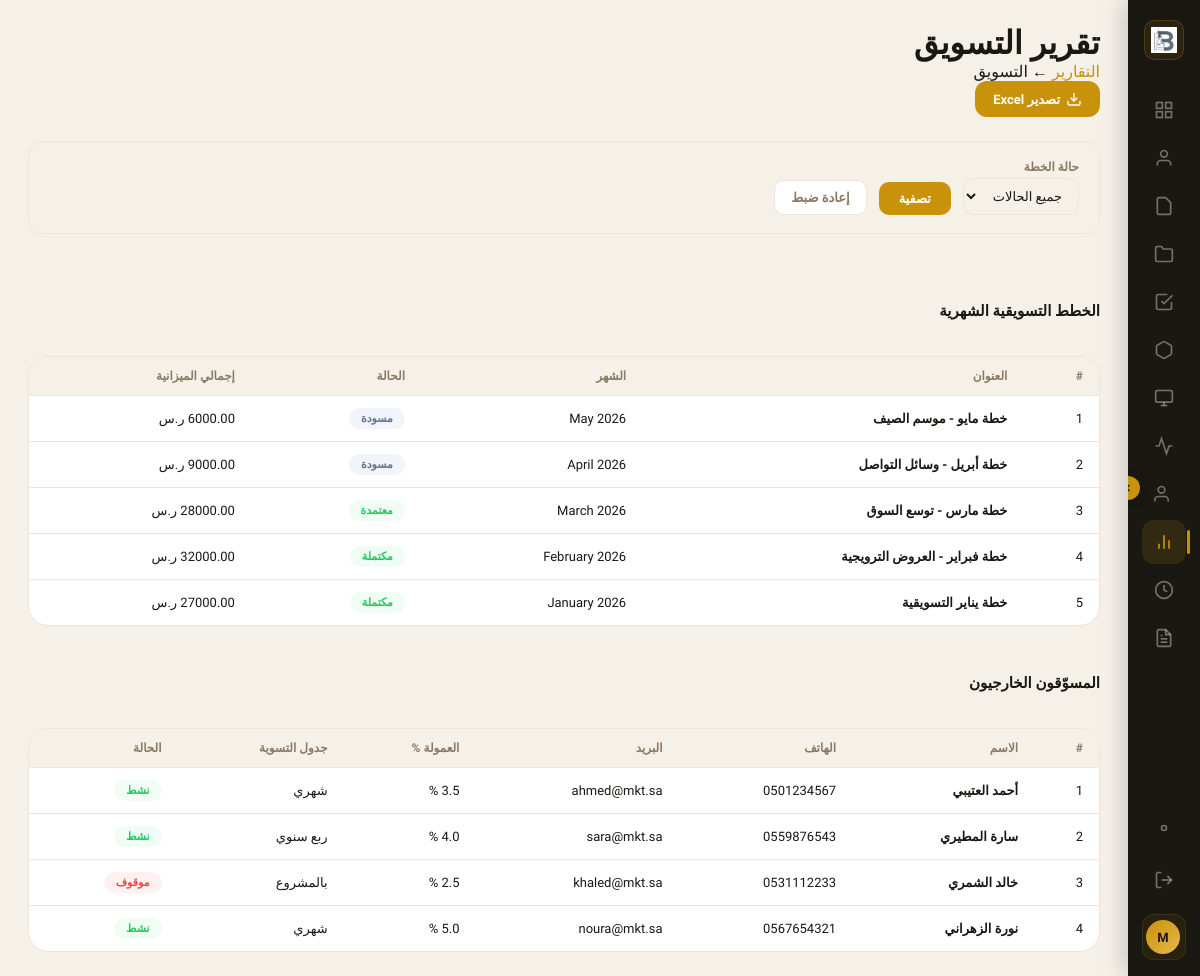
The page /reports/marketing/ (signed in) on the database its author committed.
### company/models.py (models this page shows, shortened)
class CompanySettings(models.Model):
    company_logo    = models.ImageField(upload_to='company/', blank=True, null=True)
    company_name_ar = models.CharField(max_length=255, blank=True)
    company_name_en = models.CharField(max_length=255, blank=True)
    unified_number  = models.CharField(max_length=20, blank=True)
    cr_number       = models.CharField(max_length=20, blank=True)
    cr_issue_date   = models.DateField(blank=True, null=True)
    municipality_license = models.CharField(max_length=100, blank=True)
    tax_registration_number = models.CharField(max_length=50, blank=True)
    facility_address     = models.TextField(blank=True)
    address_building_number = models.CharField(max_length=20, blank=True)
    address_street       = models.CharField(max_length=255, blank=True)
    address_district     = models.CharField(max_length=255, blank=True)
    address_city         = models.CharField(max_length=100, blank=True)
    address_postal_code  = models.CharField(max_length=10, blank=True)
    manager_name        = models.CharField(max_length=255, blank=True)
    manager_nationality = models.CharField(max_length=100, blank=True)
    manager_id          = models.CharField(max_length=50, blank=True)
    manager_mobile      = models.CharField(max_length=20, blank=True)
    manager_email       = models.EmailField(blank=True)
    pr_mobile         = models.CharField(max_length=20, blank=True)
    pr_email          = models.EmailField(blank=True)
    marketing_mobile  = models.CharField(max_length=20, blank=True)
    marketing_email   = models.EmailField(blank=True)
    hr_email          = models.EmailField(blank=True)
    instagram      = models.URLField(blank=True)
    tiktok         = models.URLField(blank=True)
    facebook       = models.URLField(blank=True)
    youtube        = models.URLField(blank=True)
    twitter        = models.URLField(blank=True)
    snapchat       = models.URLField(blank=True)
    google_maps_link = models.URLField(blank=True)
    website_link   = models.URLField(blank=True)
    class Meta:
        verbose_name = 'إعدادات الشركة'

### marketing/models.py (models this page shows, shortened)
class MonthlyPlan(models.Model):
    STATUS_CHOICES = [
        ('draft', 'مسودة'),
        ('approved', 'معتمدة'),
        ('completed', 'مكتملة'),
    ]
    title      = models.CharField(max_length=200)
    month      = models.DateField()
    status     = models.CharField(max_length=20, choices=STATUS_CHOICES, default='draft')
    notes      = models.TextField(blank=True)
    created_by = models.ForeignKey(User, on_delete=models.SET_NULL, null=True, blank=True)
    created_at = models.DateTimeField(auto_now_add=True)
    class Meta:
        ordering = ['-month']
    @property
    def total_budget(self):
        return sum(b.amount for b in self.budgets.all())

class ExternalMarketer(models.Model):
    SCHEDULE_CHOICES = [
        ('monthly',   'شهري'),
        ('quarterly', 'ربع سنوي'),
        ('project',   'بالمشروع'),
    ]
    name                = models.CharField(max_length=200)
    phone               = models.CharField(max_length=20, blank=True)
    email               = models.EmailField(blank=True)
    bank                = models.CharField(max_length=100, blank=True)
    iban                = models.CharField(max_length=34, blank=True)
    commission_rate     = models.DecimalField(max_digits=5, decimal_places=2, default=0)
    settlement_schedule = models.CharField(max_length=20, choices=SCHEDULE_CHOICES, default='monthly')
    is_active           = models.BooleanField(default=True)
    notes               = models.TextField(blank=True)
    created_at          = models.DateTimeField(auto_now_add=True)

### reports/views.py (the view, shortened to what this page needs)
# urls.py: path('marketing/', views.report_marketing,  name='report_marketing'),
@login_required(login_url=LOGIN_URL)
def report_marketing(request):
    from marketing.models import MonthlyPlan, ExternalMarketer
    status = request.GET.get('status', '')
    export = request.GET.get('export', '')
    page   = int(request.GET.get('page', 1))
    STATUS_MAP = {'draft':'مسودة','approved':'معتمدة','completed':'مكتملة'}
    plans = MonthlyPlan.objects.prefetch_related('budgets').order_by('-month')
    if status: plans = plans.filter(status=status)
    marketers = ExternalMarketer.objects.all()
    page_obj, num_pages = _paginate(plans, page)
    return render(request, 'reports/report_marketing.html', {
        'page_obj': page_obj, 'num_pages': num_pages, 'page': page,
        'marketers': marketers, 'status': status, 'STATUS_MAP': STATUS_MAP,
    })

### reports/templates/reports/report_marketing.html (shortened to what this page needs)
{% load static %}
<!DOCTYPE html>
<html lang="ar" dir="rtl">
<head>
<link rel="stylesheet" href="{% static 'projects/css/dashboard.css' %}">
<link rel="stylesheet" href="{% static 'invoices/css/invoices.css' %}">
</head>
<body>
<aside class="sidebar" id="sidebar">
    <button class="sidebar-toggle" id="sidebarToggle"><svg width="12" height="12" viewBox="0 0 24 24" fill="none" stroke="currentColor" stroke-width="2.5"><polyline points="15 18 9 12 15 6"/></svg></button>
    <div class="sidebar-logo"><div class="logo-mark">{% if company and company.company_logo %}<img src="{{ company.company_logo.url }}" alt="">{% else %}<img src="{% static 'website/img/logo.png' %}" alt="باء البناء">{% endif %}</div><span class="logo-text">{{ company.company_name_ar|default:"باء البناء" }}</span></div>
    <nav class="sidebar-nav">
        <a href="{% url 'projects_dashboard' %}" class="nav-item"><svg width="20" height="20" viewBox="0 0 24 24" fill="none" stroke="currentColor" stroke-width="2"><rect x="3" y="3" width="7" height="7"/><rect x="14" y="3" width="7" height="7"/><rect x="14" y="14" width="7" height="7"/><rect x="3" y="14" width="7" height="7"/></svg><span class="nav-label">الرئيسية</span></a>
        <a href="{% url 'client_list' %}" class="nav-item"><svg width="20" height="20" viewBox="0 0 24 24" fill="none" stroke="currentColor" stroke-width="2"><path d="M20 21v-2a4 4 0 0 0-4-4H8a4 4 0 0 0-4 4v2"/><circle cx="12" cy="7" r="4"/></svg><span class="nav-label">العملاء</span></a>
        <a href="{% url 'invoices_home' %}" class="nav-item"><svg width="20" height="20" viewBox="0 0 24 24" fill="none" stroke="currentColor" stroke-width="2"><path d="M14 2H6a2 2 0 0 0-2 2v16a2 2 0 0 0 2 2h12a2 2 0 0 0 2-2V8z"/></svg><span class="nav-label">الفواتير</span></a>
        <a href="{% url 'project_list' %}" class="nav-item"><svg width="20" height="20" viewBox="0 0 24 24" fill="none" stroke="currentColor" stroke-width="2"><path d="M22 19a2 2 0 0 1-2 2H4a2 2 0 0 1-2-2V5a2 2 0 0 1 2-2h5l2 3h9a2 2 0 0 1 2 2z"/></svg><span class="nav-label">المشاريع</span></a>
        <a href="{% url 'task_list' %}" class="nav-item"><svg width="20" height="20" viewBox="0 0 24 24" fill="none" stroke="currentColor" stroke-width="2"><polyline points="9 11 12 14 22 4"/><path d="M21 12v7a2 2 0 0 1-2 2H5a2 2 0 0 1-2-2V5a2 2 0 0 1 2-2h11"/></svg><span class="nav-label">المهام</span></a>
        <a href="{% url 'inventory_home' %}" class="nav-item"><svg width="20" height="20" viewBox="0 0 24 24" fill="none" stroke="currentColor" stroke-width="2"><path d="M21 16V8a2 2 0 0 0-1-1.73l-7-4a2 2 0 0 0-2 0l-7 4A2 2 0 0 0 3 8v8a2 2 0 0 0 1 1.73l7 4a2 2 0 0 0 2 0l7-4A2 2 0 0 0 21 16z"/></svg><span class="nav-label">المخزون</span></a>
        <a href="{% url 'accounting_home' %}" class="nav-item"><svg width="20" height="20" viewBox="0 0 24 24" fill="none" stroke="currentColor" stroke-width="2"><rect x="2" y="3" width="20" height="14" rx="2"/><line x1="8" y1="21" x2="16" y2="21"/><line x1="12" y1="17" x2="12" y2="21"/></svg><span class="nav-label">المحاسبة</span></a>
        <a href="{% url 'marketing_home' %}" class="nav-item"><svg width="20" height="20" viewBox="0 0 24 24" fill="none" stroke="currentColor" stroke-width="2"><path d="M22 12h-4l-3 9L9 3l-3 9H2"/></svg><span class="nav-label">التسويق</span></a>
        <a href="{% url 'employee_list' %}" class="nav-item"><svg width="20" height="20" viewBox="0 0 24 24" fill="none" stroke="currentColor" stroke-width="2"><path d="M17 21v-2a4 4 0 0 0-4-4H5a4 4 0 0 0-4 4v2"/><circle cx="9" cy="7" r="4"/></svg><span class="nav-label">الفريق</span></a>
        <a href="{% url 'reports_home' %}" class="nav-item active"><svg width="20" height="20" viewBox="0 0 24 24" fill="none" stroke="currentColor" stroke-width="2"><line x1="18" y1="20" x2="18" y2="10"/><line x1="12" y1="20" x2="12" y2="4"/><line x1="6" y1="20" x2="6" y2="14"/></svg><span class="nav-label">التقارير</span></a>
        <a href="{% url 'attendance_checkin' %}" class="nav-item" title="الحضور والانصراف"><svg width="20" height="20" viewBox="0 0 24 24" fill="none" stroke="currentColor" stroke-width="2"><circle cx="12" cy="12" r="10"/><polyline points="12 6 12 12 16 14"/></svg><span class="nav-label">الحضور والانصراف</span></a>
        <a href="{% url 'namadhj_home' %}" class="nav-item" title="النماذج"><svg width="20" height="20" viewBox="0 0 24 24" fill="none" stroke="currentColor" stroke-width="2"><path d="M14 2H6a2 2 0 0 0-2 2v16a2 2 0 0 0 2 2h12a2 2 0 0 0 2-2V8z"/><polyline points="14 2 14 8 20 8"/><line x1="16" y1="13" x2="8" y2="13"/><line x1="16" y1="17" x2="8" y2="17"/><polyline points="10 9 9 9 8 9"/></svg><span class="nav-label">النماذج</span></a>
    </nav>
    <div class="sidebar-bottom">
        <a href="{% url 'company_home' %}" class="nav-item"><svg width="20" height="20" viewBox="0 0 24 24" fill="none" stroke="currentColor" stroke-width="2"><circle cx="12" cy="12" r="3"/></svg><span class="nav-label">الإعدادات</span></a>
        <a href="{% url 'employee_logout' %}" class="nav-item logout-item"><svg width="20" height="20" viewBox="0 0 24 24" fill="none" stroke="currentColor" stroke-width="2"><path d="M9 21H5a2 2 0 0 1-2-2V5a2 2 0 0 1 2-2h4"/><polyline points="16 17 21 12 16 7"/><line x1="21" y1="12" x2="9" y2="12"/></svg><span class="nav-label">خروج</span></a>
        <div class="sidebar-user"><div class="user-avatar">{{ request.user.get_full_name|default:request.user.username|slice:":1"|upper }}</div></div>
    </div>
</aside>
<main class="main-content">
    <header class="page-header">
        <div class="page-header-info">
            <h1 class="page-title">تقرير التسويق</h1>
            <p class="page-subtitle"><a href="{% url 'reports_home' %}" style="color:var(--gold);text-decoration:none">التقارير</a> ← التسويق</p>
        </div>
        <a href="?export=excel&status={{ status }}" class="btn-primary" style="text-decoration:none;display:inline-flex;align-items:center;gap:6px;padding:10px 18px;border-radius:12px;">
            <svg width="16" height="16" viewBox="0 0 24 24" fill="none" stroke="currentColor" stroke-width="2"><path d="M21 15v4a2 2 0 0 1-2 2H5a2 2 0 0 1-2-2v-4"/><polyline points="7 10 12 15 17 10"/><line x1="12" y1="15" x2="12" y2="3"/></svg>
            تصدير Excel
        </a>
    </header>
    <form method="get" class="rep-filter">
        <div><label>حالة الخطة</label>
            <select name="status">
                <option value="">جميع الحالات</option>
            </select>
        </div>
        <button type="submit" class="btn-primary" style="padding:9px 20px;border-radius:10px;">تصفية</button>
        <a href="{% url 'report_marketing' %}" class="btn-cancel" style="padding:9px 16px;border-radius:10px;text-decoration:none;font-size:13px;font-weight:600;">إعادة ضبط</a>
    </form>
    <div class="sec-title">الخطط التسويقية الشهرية</div>
    <div class="inv-table-wrap">
        <table class="inv-table">
            <thead><tr><th>#</th><th>العنوان</th><th>الشهر</th><th>الحالة</th><th>إجمالي الميزانية</th></tr></thead>
            <tbody>
            {% for plan in page_obj %}
            <tr>
                <td>{{ forloop.counter|add:page_obj.start_index|add:"-1" }}</td>
                <td><strong>{{ plan.title }}</strong></td>
                <td>{{ plan.month|date:"F Y" }}</td>
                <td>
                    {% if plan.status == 'approved' %}<span class="inv-badge badge-paid">معتمدة</span>
                    {% elif plan.status == 'completed' %}<span class="inv-badge badge-paid">مكتملة</span>
                    {% else %}<span class="inv-badge badge-draft">مسودة</span>{% endif %}
                </td>
                <td>{{ plan.total_budget|floatformat:2 }} ر.س</td>
            </tr>
            {% empty %}
            <tr><td colspan="5" style="text-align:center;padding:40px;color:var(--text-muted)">لا توجد خطط</td></tr>
            {% endfor %}
            </tbody>
        </table>
    </div>
    <div class="sec-title">المسوّقون الخارجيون</div>
    <div class="inv-table-wrap">
        <table class="inv-table">
            <thead><tr><th>#</th><th>الاسم</th><th>الهاتف</th><th>البريد</th><th>العمولة %</th><th>جدول التسوية</th><th>الحالة</th></tr></thead>
            <tbody>
            {% for m in marketers %}
            <tr>
                <td>{{ forloop.counter }}</td>
                <td><strong>{{ m.name }}</strong></td>
                <td>{{ m.phone|default:"—" }}</td>
                <td>{{ m.email|default:"—" }}</td>
                <td>{{ m.commission_rate|floatformat:1 }} %</td>
                <td>{{ m.get_settlement_schedule_display }}</td>
                <td>{% if m.is_active %}<span class="inv-badge badge-paid">نشط</span>{% else %}<span class="inv-badge badge-cancelled">موقوف</span>{% endif %}</td>
            </tr>
            {% empty %}
            <tr><td colspan="7" style="text-align:center;padding:40px;color:var(--text-muted)">لا يوجد مسوّقون</td></tr>
            {% endfor %}
            </tbody>
        </table>
    </div>
</main>
</body>
</html>

### rows shown on the page
CompanySettings: company_logo (picture)
MonthlyPlan: title "خطة مايو - موسم الصيف", month "May 2026", status "مسودة"
MonthlyPlan: title "خطة أبريل - وسائل التواصل", month "April 2026", status "مسودة"
MonthlyPlan: title "خطة مارس - توسع السوق", month "March 2026", status "معتمدة"
MonthlyPlan: title "خطة فبراير - العروض الترويجية", month "February 2026", status "مكتملة"
MonthlyPlan: title "خطة يناير التسويقية", month "January 2026", status "مكتملة"
ExternalMarketer: name "أحمد العتيبي", phone "0501234567", email "ahmed@mkt.sa", settlement_schedule "شهري", is_active "نشط"
ExternalMarketer: name "سارة المطيري", phone "0559876543", email "sara@mkt.sa", commission_rate "4.0", settlement_schedule "ربع سنوي", is_active "نشط"
ExternalMarketer: name "خالد الشمري", phone "0531112233", email "khaled@mkt.sa", settlement_schedule "بالمشروع", is_active "موقوف"
ExternalMarketer: name "نورة الزهراني", phone "0567654321", email "noura@mkt.sa", settlement_schedule "شهري", is_active "نشط"
